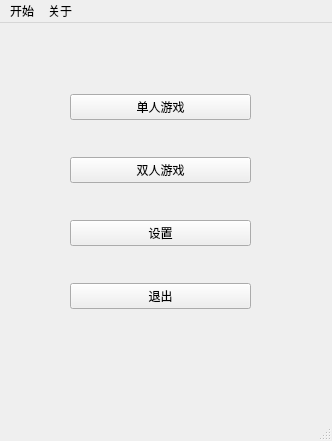
<?xml version="1.0" encoding="UTF-8"?>
<ui version="4.0">
 <class>MainWindow</class>
 <widget class="QMainWindow" name="MainWindow">
  <property name="geometry">
   <rect>
    <x>0</x>
    <y>0</y>
    <width>332</width>
    <height>441</height>
   </rect>
  </property>
  <property name="windowTitle">
   <string>五子棋对战平台</string>
  </property>
  <widget class="QWidget" name="centralwidget">
   <widget class="QWidget" name="verticalLayoutWidget">
    <property name="geometry">
     <rect>
      <x>70</x>
      <y>40</y>
      <width>181</width>
      <height>281</height>
     </rect>
    </property>
    <layout class="QVBoxLayout" name="verticalLayout">
     <item>
      <widget class="QPushButton" name="pushButton_single">
       <property name="text">
        <string>单人游戏</string>
       </property>
      </widget>
     </item>
     <item>
      <widget class="QPushButton" name="pushButton_double">
       <property name="text">
        <string>双人游戏</string>
       </property>
      </widget>
     </item>
     <item>
      <widget class="QPushButton" name="pushButton_setting">
       <property name="text">
        <string>设置</string>
       </property>
      </widget>
     </item>
     <item>
      <widget class="QPushButton" name="pushButton_quit">
       <property name="text">
        <string>退出</string>
       </property>
      </widget>
     </item>
    </layout>
   </widget>
  </widget>
  <widget class="QMenuBar" name="menubar">
   <property name="geometry">
    <rect>
     <x>0</x>
     <y>0</y>
     <width>332</width>
     <height>26</height>
    </rect>
   </property>
   <widget class="QMenu" name="menu_start">
    <property name="title">
     <string>开始</string>
    </property>
    <addaction name="action_initialization"/>
   </widget>
   <widget class="QMenu" name="menu_about">
    <property name="title">
     <string>关于</string>
    </property>
    <addaction name="actiong_about"/>
   </widget>
   <addaction name="menu_start"/>
   <addaction name="menu_about"/>
  </widget>
  <widget class="QStatusBar" name="statusbar"/>
  <action name="actiong_about">
   <property name="text">
    <string>关于</string>
   </property>
  </action>
  <action name="action_initialization">
   <property name="text">
    <string>初始化 </string>
   </property>
  </action>
 </widget>
 <resources/>
 <connections/>
</ui>
